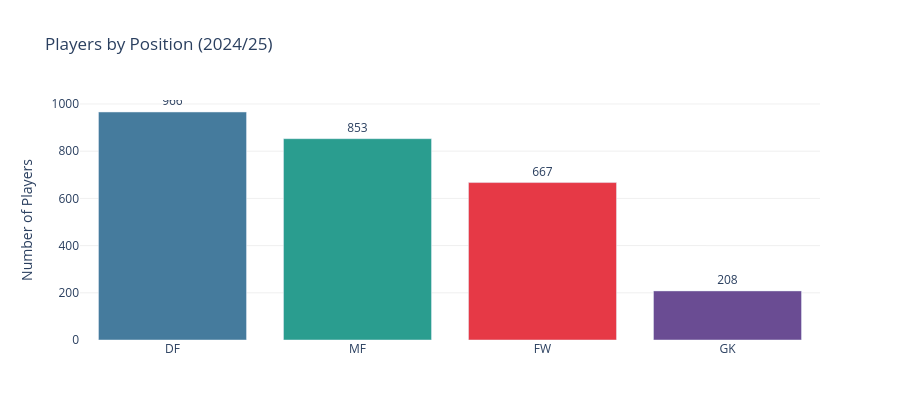

Here is the notebook cell this chart was saved with:
### Markdown cell above
## 2.2 — Players by Position

### Code cell
POSITION_COLORS = {'FW': '#e63946', 'MF': '#2a9d8f', 'DF': '#457b9d', 'GK': '#6a4c93'}

by_pos = player_df['primary_position'].value_counts().reset_index()
by_pos.columns = ['position', 'count']

fig = px.bar(by_pos, x='position', y='count', color='position',
             color_discrete_map=POSITION_COLORS,
             title='Players by Position (2024/25)',
             labels={'count': 'Number of Players', 'position': ''},
             text='count',
             category_orders={'position': ['DF', 'MF', 'FW', 'GK']})
fig.update_traces(textposition='outside')
fig.update_layout(height=420, showlegend=False, plot_bgcolor='white',
                  yaxis=dict(showgrid=True, gridcolor='#f0f0f0'))
fig.show()

### Figure 1 — Plotly figure (JSON) as saved in the notebook; plotly's stock layout.template omitted (floating-point values rounded to 4 significant figures)
{"data": [{"hovertemplate": "=%{x}<br>Number of Players=%{text}<extra></extra>", "legendgroup": "DF", "marker": {"color": "#457b9d", "pattern": {"shape": ""}}, "name": "DF", "orientation": "v", "showlegend": true, "text": [966.0], "textposition": "outside", "type": "bar", "x": ["DF"], "xaxis": "x", "y": [966], "yaxis": "y"}, {"hovertemplate": "=%{x}<br>Number of Players=%{text}<extra></extra>", "legendgroup": "MF", "marker": {"color": "#2a9d8f", "pattern": {"shape": ""}}, "name": "MF", "orientation": "v", "showlegend": true, "text": [853.0], "textposition": "outside", "type": "bar", "x": ["MF"], "xaxis": "x", "y": [853], "yaxis": "y"}, {"hovertemplate": "=%{x}<br>Number of Players=%{text}<extra></extra>", "legendgroup": "FW", "marker": {"color": "#e63946", "pattern": {"shape": ""}}, "name": "FW", "orientation": "v", "showlegend": true, "text": [667.0], "textposition": "outside", "type": "bar", "x": ["FW"], "xaxis": "x", "y": [667], "yaxis": "y"}, {"hovertemplate": "=%{x}<br>Number of Players=%{text}<extra></extra>", "legendgroup": "GK", "marker": {"color": "#6a4c93", "pattern": {"shape": ""}}, "name": "GK", "orientation": "v", "showlegend": true, "text": [208.0], "textposition": "outside", "type": "bar", "x": ["GK"], "xaxis": "x", "y": [208], "yaxis": "y"}], "layout": {"barmode": "relative", "height": 420, "legend": {"title": {"text": ""}, "tracegroupgap": 0}, "plot_bgcolor": "white", "showlegend": false, "title": {"text": "Players by Position (2024/25)"}, "xaxis": {"anchor": "y", "categoryarray": ["DF", "MF", "FW", "GK"], "categoryorder": "array", "domain": [0, 1], "title": {"text": ""}}, "yaxis": {"anchor": "x", "domain": [0, 1], "gridcolor": "#f0f0f0", "showgrid": true, "title": {"text": "Number of Players"}}}}
